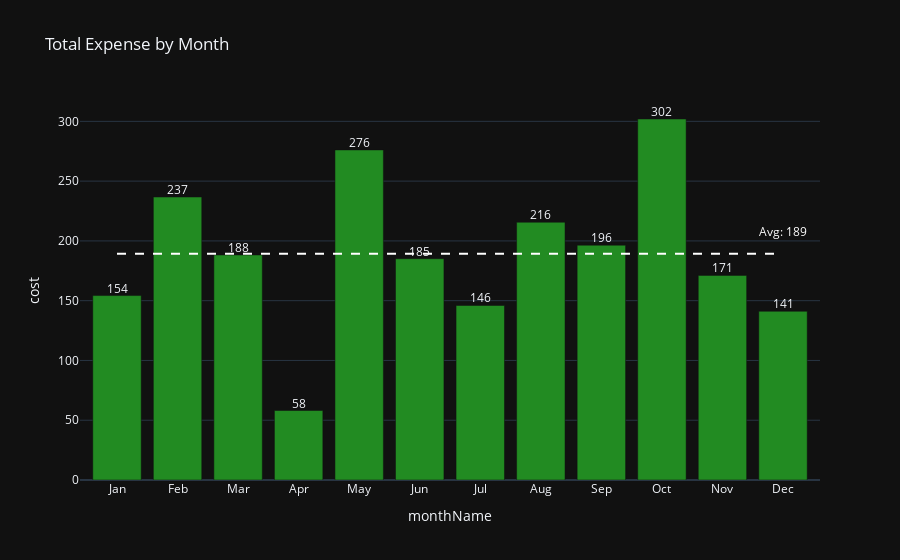

Source (notebook cell):
### Markdown cell above
#### Expense by month

### Code cell
import plotly.express as px

# Define the correct month order
month_order = ["Jan", "Feb", "Mar", "Apr", "May", "Jun", 
               "Jul", "Aug", "Sep", "Oct", "Nov", "Dec"]

# Sort the dataframe by month number to ensure correct order

# df = df.filter(pl.col('controllable') > 0)

# gr = df.filter(pl.col('category') == 'rent')

gr = df.group_by(["monthName", 'month']).agg(pl.sum("cost")) 

gr = gr.sort("month")


# Create the plot with an explicit category order
fig = px.bar(gr.to_pandas(), x="monthName", y="cost",
             title="Total Expense by Month",
             template='plotly_dark',
             color_discrete_sequence=['#228B22'])
            #  category_orders={"monthName": month_order},
            #  text_auto=True)  # This adds text labels on top of the bars

# # Add text labels for monthly totals
fig.add_trace(go.Scatter(
    x=gr["monthName"], 
    y=gr["cost"],
    text=gr["cost"].to_pandas().round(0).astype(int),
    mode='text',  
    textposition="top center", 
    showlegend=False  # Hide legend for this trace
))

avg_cost = gr["cost"].mean()

fig.add_shape(
    type="line",
    x0=month_order[0], x1=month_order[-1],  # Span the full width
    y0=avg_cost, y1=avg_cost,  # Keep it at the average level
    line=dict(color="white", width=2, dash="dash")  # Customize the line style
)

fig.add_annotation(
    x=month_order[-1], y=avg_cost + (avg_cost * .1),
    text=f"Avg: {avg_cost:.0f}",
    showarrow=False,
    font=dict(size=12, color="white")
)

fig.show()

### Figure 1 — Plotly figure (JSON) as saved in the notebook; plotly's stock layout.template omitted (floating-point values rounded to 4 significant figures)
{"data": [{"alignmentgroup": "True", "hovertemplate": "monthName=%{x}<br>cost=%{y}<extra></extra>", "legendgroup": "", "marker": {"color": "#228B22", "pattern": {"shape": ""}}, "name": "", "offsetgroup": "", "orientation": "v", "showlegend": false, "textposition": "auto", "type": "bar", "x": ["Jan", "Feb", "Mar", "Apr", "May", "Jun", "Jul", "Aug", "Sep", "Oct", "Nov", "Dec"], "xaxis": "x", "y": [154.3, 236.7, 188.2, 58.11, 276.1, 185.1, 146.0, 215.6, 196.4, 302.0, 171.2, 141.1], "yaxis": "y"}, {"mode": "text", "showlegend": false, "text": [154, 237, 188, 58, 276, 185, 146, 216, 196, 302, 171, 141], "textposition": "top center", "type": "scatter", "x": ["Jan", "Feb", "Mar", "Apr", "May", "Jun", "Jul", "Aug", "Sep", "Oct", "Nov", "Dec"], "y": [154.3, 236.7, 188.2, 58.11, 276.1, 185.1, 146.0, 215.6, 196.4, 302.0, 171.2, 141.1]}], "layout": {"annotations": [{"font": {"color": "white", "size": 12}, "showarrow": false, "text": "Avg: 189", "x": "Dec", "y": 208.2}], "barmode": "relative", "legend": {"tracegroupgap": 0}, "shapes": [{"line": {"color": "white", "dash": "dash", "width": 2}, "type": "line", "x0": "Jan", "x1": "Dec", "y0": 189.2, "y1": 189.2}], "title": {"text": "Total Expense by Month"}, "xaxis": {"anchor": "y", "domain": [0, 1], "title": {"text": "monthName"}}, "yaxis": {"anchor": "x", "domain": [0, 1], "title": {"text": "cost"}}}}
